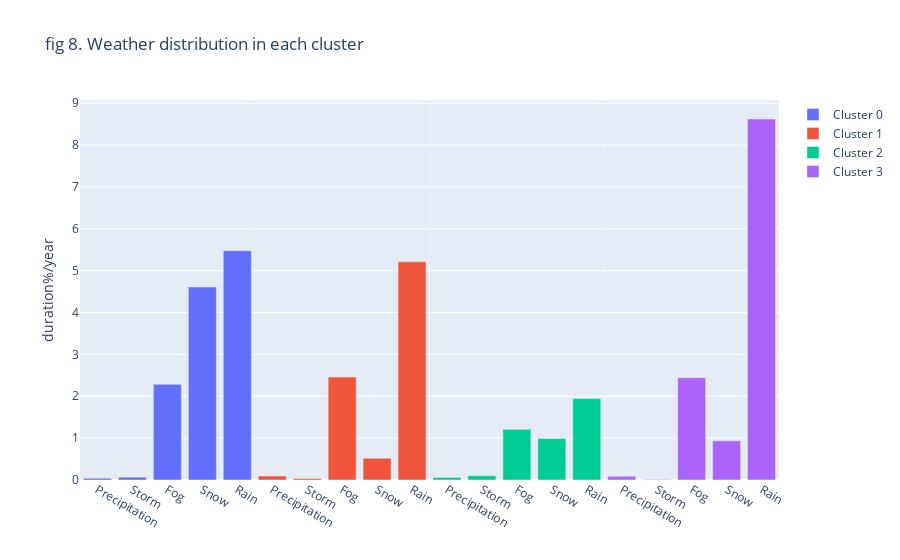

The notebook cell saved with this chart:
### Code cell
fig_prop=make_subplots(rows=1, cols=4, shared_yaxes=True,horizontal_spacing=0)

fig_prop.add_trace(go.Bar(x=prop2['index'], y=prop2[0], name='Cluster 0'), row=1, col=1)
fig_prop.add_trace(go.Bar(x=prop2['index'], y=prop2[1], name='Cluster 1'), row=1, col=2)
fig_prop.add_trace(go.Bar(x=prop2['index'], y=prop2[2], name='Cluster 2'), row=1, col=3)
fig_prop.add_trace(go.Bar(x=prop2['index'], y=prop2[3], name='Cluster 3'), row=1, col=4)

fig_prop.update_yaxes(title_text="duration%/year", row=1, col=1)
fig_prop.update_layout(title_text="fig 8. Weather distribution in each cluster")
fig_prop.show()

### Figure 1 — Plotly figure (JSON) as saved in the notebook; plotly's stock layout.template omitted (floating-point values rounded to 4 significant figures)
{"data": [{"name": "Cluster 0", "type": "bar", "x": ["Precipitation", "Storm", "Fog", "Snow", "Rain"], "xaxis": "x", "y": [0.04366, 0.06863, 2.284, 4.608, 5.477], "yaxis": "y"}, {"name": "Cluster 1", "type": "bar", "x": ["Precipitation", "Storm", "Fog", "Snow", "Rain"], "xaxis": "x2", "y": [0.0938, 0.03518, 2.458, 0.5206, 5.21], "yaxis": "y2"}, {"name": "Cluster 2", "type": "bar", "x": ["Precipitation", "Storm", "Fog", "Snow", "Rain"], "xaxis": "x3", "y": [0.06225, 0.1011, 1.209, 0.9911, 1.947], "yaxis": "y3"}, {"name": "Cluster 3", "type": "bar", "x": ["Precipitation", "Storm", "Fog", "Snow", "Rain"], "xaxis": "x4", "y": [0.08727, 0.009948, 2.444, 0.9351, 8.622], "yaxis": "y4"}], "layout": {"title": {"text": "fig 8. Weather distribution in each cluster"}, "xaxis": {"anchor": "y", "domain": [0, 0.25]}, "xaxis2": {"anchor": "y2", "domain": [0.25, 0.5]}, "xaxis3": {"anchor": "y3", "domain": [0.5, 0.75]}, "xaxis4": {"anchor": "y4", "domain": [0.75, 1]}, "yaxis": {"anchor": "x", "domain": [0, 1], "title": {"text": "duration%/year"}}, "yaxis2": {"anchor": "x2", "domain": [0, 1], "matches": "y", "showticklabels": false}, "yaxis3": {"anchor": "x3", "domain": [0, 1], "matches": "y", "showticklabels": false}, "yaxis4": {"anchor": "x4", "domain": [0, 1], "matches": "y", "showticklabels": false}}}
